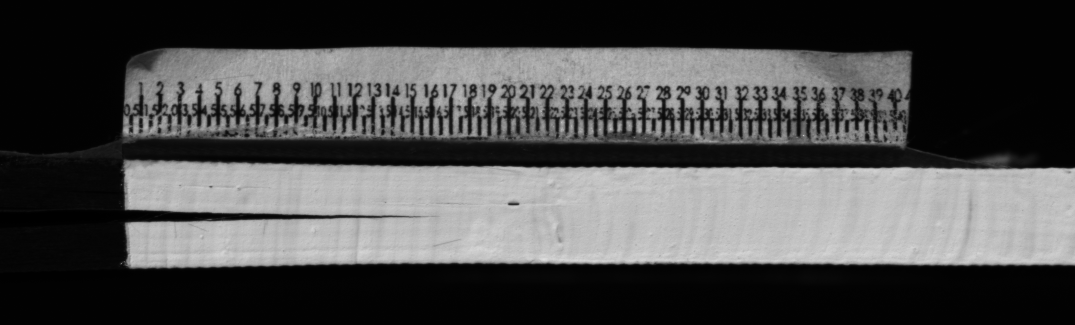
#> input picture examples/lab_sequence/frame00.png, 2150 x 650 px (shown at 1/2 size)
$ python -i ct_detect3.py   (imports and definitions only)
#> lines starting #> are read from the running program, lines starting #| are printed output that depends on the picture; after the words box and inside, x2 and y2 are one past the last pixel; in counts of white or black regions, pixels touching at a corner belong together
"""Calibration-photo detection v3: geometry first.
1. straight lines (Hough on colour gradients) -> the specimen quadrilateral (36 x 37.5 mm, square-ish)
2. front edge = the side with the notch gap and the holes next to it
3. holes searched where the C(T) geometry puts them, fitted on their rim
4. notch tip along the crack axis (the slot differs from the metal around it)."""
from __future__ import annotations

import numpy as np
from scipy.ndimage import gaussian_filter, map_coordinates, maximum_filter, zoom

from ct_core import fit_circle, geometry_px, line_intersect, refine_line

NOM = dict(W=30.0, W125=37.5, H=36.0, D=7.5, S=16.5, an=6.0, front_to_load=7.5)


def _to_float_rgb(img):
    a = np.asarray(img, float)
    if a.max() > 1.5:
        a = a / 255.0
    if a.ndim == 2:
        a = np.stack([a] * 3, -1)
    return a


def _grad(rgb, sigma):
    gx = np.zeros(rgb.shape[:2]); gy = np.zeros(rgb.shape[:2]); best = np.zeros(rgb.shape[:2])
    for c in range(3):
        g = gaussian_filter(rgb[..., c], sigma)
        y, x = np.gradient(g)
        m = np.hypot(x, y)
        sel = m > best
        gx[sel], gy[sel], best[sel] = x[sel], y[sel], m[sel]
    return gx, gy, best


def _hough_lines(gx, gy, mag, n_lines=24):
    """Lines as (theta, rho) from strong edge pixels voting near their gradient direction."""
    H, W = mag.shape
    thr = np.percentile(mag, 92)
    ys, xs = np.nonzero(mag > thr)
    ang = np.arctan2(gy[ys, xs], gx[ys, xs]) % np.pi
    thetas = np.deg2rad(np.arange(0, 180, 0.5))
    diag = int(np.hypot(H, W)) + 1
    acc = np.zeros((len(thetas), 2 * diag), np.float32)
    w = mag[ys, xs]
    for d in np.deg2rad(np.arange(-3, 3.01, 0.5)):
        a = (ang + d) % np.pi
        ti = np.round(np.rad2deg(a) / 0.5).astype(int) % len(thetas)
        rho = np.round(xs * np.cos(thetas[ti]) + ys * np.sin(thetas[ti])).astype(int) + diag
        np.add.at(acc, (ti, rho), w)
    acc = gaussian_filter(acc, (1.0, 1.5))
    pk = (acc == maximum_filter(acc, size=(9, 15))) & (acc > 0.05 * acc.max())
    ti, ri = np.nonzero(pk)
    order = np.argsort(-acc[ti, ri])[:n_lines]
    return [(thetas[ti[j]], ri[j] - diag, float(acc[ti[j], ri[j]])) for j in order]


# [15 lines left out: functions _seg_support, _line_pts, not called in this run]


def find_quad(rgb, max_dim=1000):
    """The specimen outline: four lines forming a square-ish quadrilateral with strong edge support.
    Returns corners (4x2, full-res, ordered around) and the side lines, or None."""
    H0, W0 = rgb.shape[:2]
    f = min(1.0, max_dim / max(H0, W0))
    small = zoom(gaussian_filter(rgb, (0.5 / f, 0.5 / f, 0)), (f, f, 1), order=1) if f < 1 else rgb
    gx, gy, mag = _grad(small, 1.5)
    lines = _hough_lines(gx, gy, mag)
    thr = np.percentile(mag, 85)
    H, W = mag.shape
    best = None
    L = len(lines)
    pairs = []
    for i in range(L):
        for j in range(i + 1, L):
            ti, ri, _ = lines[i]; tj, rj, _ = lines[j]
            dt = abs((ti - tj + np.pi / 2) % np.pi - np.pi / 2)
            if dt < np.deg2rad(6) and 0.1 * min(H, W) < abs(ri - rj * np.cos(ti - tj)) < 0.95 * min(H, W):
                pairs.append((i, j))
    for a in range(len(pairs)):
        for b in range(a + 1, len(pairs)):
            i1, j1 = pairs[a]; i2, j2 = pairs[b]
            if len({i1, j1, i2, j2}) < 4:
                continue
            dt = abs((lines[i1][0] - lines[i2][0]) % np.pi - np.pi / 2)
            if dt > np.deg2rad(12):
                continue
            ls = [lines[i1], lines[i2], lines[j1], lines[j2]]
            P = [_line_pts(t, r) for t, r, _ in ls]
            corners = []
            ok = True
            for k in range(4):
                X = line_intersect(P[k][0], P[k][1], P[(k + 1) % 4][0], P[(k + 1) % 4][1])
                if X is None or not (-0.05 * W < X[0] < 1.05 * W and -0.05 * H < X[1] < 1.05 * H):
                    ok = False; break
                corners.append(X)
            if not ok:
                continue
            C = np.array(corners)
            sides = [np.linalg.norm(C[(k + 1) % 4] - C[k]) for k in range(4)]
            if min(sides) < 0.08 * min(H, W):
                continue
            ratio = (sides[0] + sides[2]) / (sides[1] + sides[3])
            if not 0.8 < ratio < 1.25:
                continue
            sup = [_seg_support(mag, C[k], C[(k + 1) % 4], thr).mean() for k in range(4)]
            # the front edge has the notch gap - allow one weaker side
            ss = sorted(sup)
            score = ss[1] + ss[2] + ss[3] + 0.5 * ss[0] - 2.0 * abs(np.log(ratio)) + 0.0005 * np.mean(sides)
            if best is None or score > best[0]:
                best = (score, C / f, sup)
    if best is None:
        return None
    return best[1], best[2]


# [107 lines left out: functions _circle_near, _edge_metal, find_tip_slot, is_color, not called in this run]


def detect_specimen_v3(img_rgb):
    """Returns (feats, notes): hole1, hole2, tip, back, front, side1, side2 (full-res px)."""
    rgb = _to_float_rgb(img_rgb)
    gray = rgb.mean(2)
    q = find_quad(rgb)
    if q is None:
        return {}, ["לא נמצא קו המתאר של הדגם – ודא שכל הדגם בתמונה ושהרקע שונה ממנו."]
    C, sup = q
    best = None
    for kf in range(4):                                 # which side is the front (notched) edge?
        f1, f2 = C[kf], C[(kf + 1) % 4]
        b1, b2 = C[(kf + 2) % 4], C[(kf + 3) % 4]
        fm, bm = (f1 + f2) / 2, (b1 + b2) / 2
        depth = np.linalg.norm(bm - fm)
        width = np.linalg.norm(f2 - f1)
        k = (depth / NOM["W125"] + width / NOM["H"]) / 2      # px/mm estimate
        ax = (bm - fm) / depth                                  # front -> back
        lu = (f2 - f1) / width
        load_c = fm + ax * NOM["front_to_load"] * k
        found = []
        for sg in (-1, 1):
            r = _circle_near(gray, load_c + sg * lu * NOM["S"] / 2 * k, NOM["D"] / 2 * k)
            if r is not None:
                found.append(r)
        if len(found) < 2:
            continue
        sc = sum(x[1] for x in found) - sum(x[2] for x in found) / (0.05 * k) - abs(found[0][0][2] - found[1][0][2]) / k
        if best is None or sc > best[0]:
            best = (sc, kf, found, k, ax, lu)
    if best is None:
        return {}, ["החורים לא נמצאו במקום שהגיאומטריה צופה – סמן אותם ידנית."]
    _, kf, found, k, ax, lu = best
    (c1, _, _), (c2, _, _) = found
    feats = {"hole1": tuple(map(float, c1)), "hole2": tuple(map(float, c2))}
    names = ["front", "side2", "back", "side1"]
    rgb_s = gaussian_filter(rgb, (1.0, 1.0, 0))
    ssum = rgb_s.sum(2) + 1e-6
    chroma = np.stack([rgb_s[..., 0] / ssum, rgb_s[..., 2] / ssum], -1) * 10.0   # brightness-free
    is_color = float(np.std(chroma[::4, ::4], axis=(0, 1)).max()) > 0.05
    cen = C.mean(0)
    for j in range(4):
        p1, p2 = C[(kf + j) % 4], C[(kf + j + 1) % 4]
        e = None
        if is_color:                     # colour differs metal / background: shadows and glints ignored
            e = _edge_metal(chroma, p1, p2, cen, k, min_span=0.15)
        if e is None:
            e = refine_line(gray, p1 + 0.08 * (p2 - p1), p2 - 0.08 * (p2 - p1), search=max(4.0, 0.3 * k))
        q1, q2 = e
        feats[names[j]] = (tuple(map(float, q1)), tuple(map(float, q2)))
    # notch tip along the axis through the middle of the holes (perpendicular to the load line)
    M = (np.array(c1[:2]) + np.array(c2[:2])) / 2
    lu2 = (np.array(c2[:2]) - np.array(c1[:2])); lu2 /= np.linalg.norm(lu2)
    ax2 = np.array([-lu2[1], lu2[0]])
    if np.dot(ax2, ax) < 0:
        ax2 = -ax2
    notes = []
    g = geometry_px(feats)
    if "H" in g:                         # the holes must fit the C(T) proportions, else they are not holes
        Hh = g["H"]
        if abs(g["S"] / Hh / (NOM["S"] / NOM["H"]) - 1) > 0.07 or abs(g["D"] / Hh / (NOM["D"] / NOM["H"]) - 1) > 0.15:
            return {}, ["החורים שנמצאו לא מתאימים לפרופורציות של דגם C(T)."]
    tip = None
    if not is_color:                     # grey (camera) images: the texture method is proven there
        from ct_detect2 import find_tip_v2
        tip = find_tip_v2(gray, M, ax2, k)
    if tip is None:
        tip = find_tip_slot(gray, M, ax2, k)
    if tip is not None and 3.0 <= np.dot(np.asarray(tip) - M, ax2) / k <= 10.0:
        feats["tip"] = tip
    else:
        notes.append("קצה החריץ לא זוהה – סמן אותו ידנית.")
    return feats, notes

>>> import cv2
>>> picture = cv2.imread('examples/lab_sequence/frame00.png', cv2.IMREAD_GRAYSCALE)
#> picture is the input picture: shape (650, 2150); min 0, max 255, mean 75.7
>>> result = detect_specimen_v3(picture)
#> in find_quad, `small = zoom(gaussian_filter(rgb, (0.5 / f, 0.5 / f, 0)), (f, f, 1), o..`:
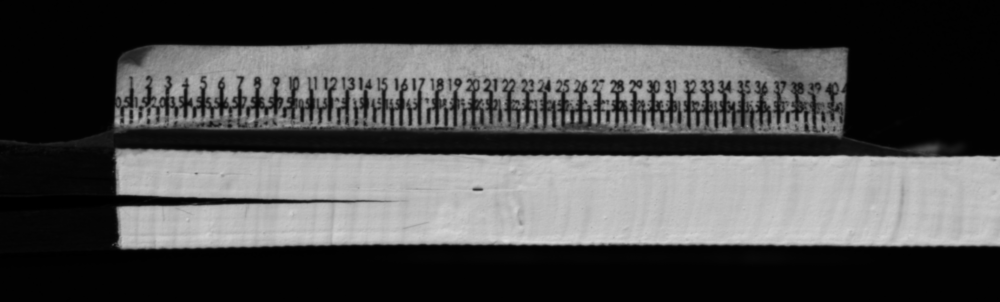
#> small: shape (302, 1000, 3) float64; min 0, max 0.862, mean 0.296
#> the loop in _grad, `for c in range(3):` made 3 passes
#> pass 1, in _grad, `y, x = np.gradient(g)`:
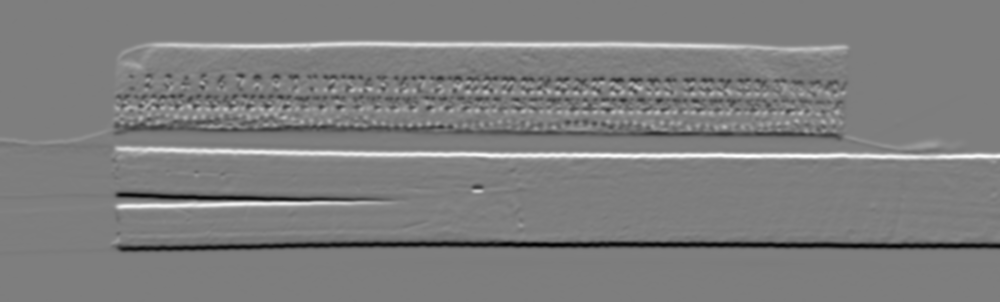
#> y: shape (302, 1000) float64; min -0.164, max 0.168, mean 2.55e-07; drawn with min black and max white
#> pass 1, in _grad, `y, x = np.gradient(g)`:
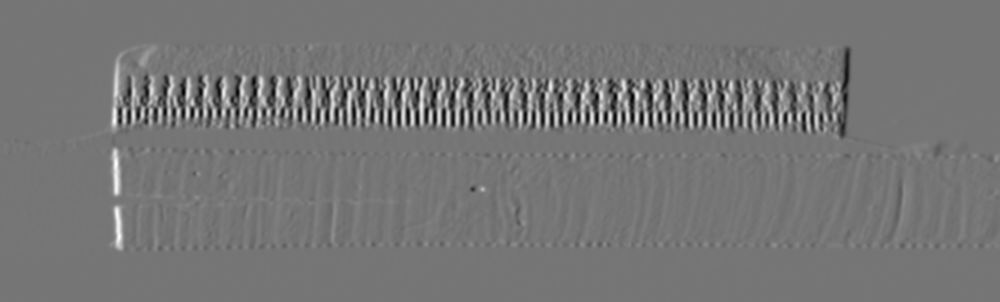
#> x: shape (302, 1000) float64; min -0.113, max 0.131, mean 0.000212; drawn with min black and max white
#> pass 1, in _grad, `m = np.hypot(x, y)`:
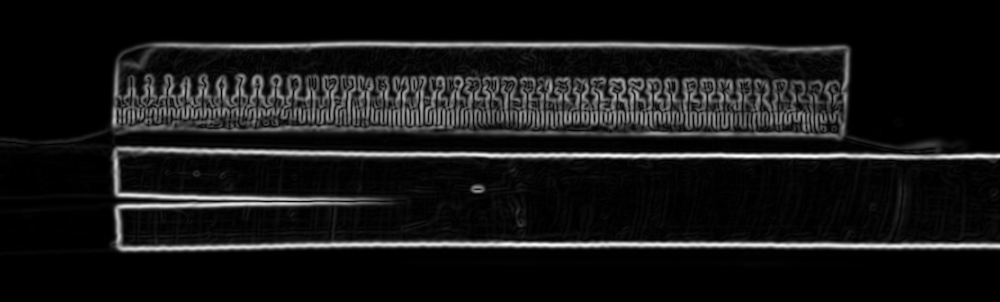
#> m: shape (302, 1000) float64; min 5.23e-08, max 0.168, mean 0.0149; drawn with min black and max white
#> in _hough_lines, `thr = np.percentile(mag, 92)`: thr = 0.0644
#> after the loop in _hough_lines, `for d in np.deg2rad(np.arange(-3, 3.01, 0.5)):`:
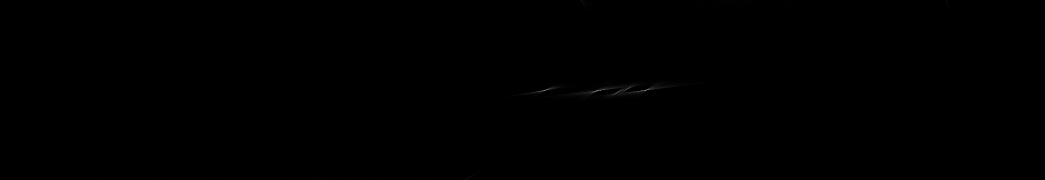
#> acc: shape (360, 2090) float32 (shown at 1/2 size); min 0, max 65.94, mean 0; drawn with min black and max white
#> in _hough_lines, `pk = (acc == maximum_filter(acc, size=(9, 15))) & (acc > 0.05 * acc.ma..`: pk: shape (360, 2090) bool; 0% white in thin lines or dots, all inside (x1, y1, x2, y2) = (931, 0, 1894, 360)
#> in _hough_lines, `ti, ri = np.nonzero(pk)`: ti = [0, 3, 178, 180, 180, 181, 183, 359]; ri = [1162, 1893, 1253, 1090, 1290, 1194, 1237, 931]
#> in _hough_lines, `order = np.argsort(-acc[ti, ri])[:n_lines]`: order = [5, 4, 3, 6, 2, 7, 0, 1]
#> in find_quad, `lines = _hough_lines(gx, gy, mag)`: lines = [(1.58, 149, 26.2), (1.57, 245, 23.6), (1.57, 45, 21.01), (1.6, 192, 13.66), (1.55, 208, 13), (3.13, -114, 3.27), (0, 117, 2.99), (0.0262, 848, 1.52)]
#> in find_quad, `thr = np.percentile(mag, 85)`: thr = 0.0366
#> in find_quad, `L = len(lines)`: L = 8
#> after the loop in find_quad, `for i in range(L):`: pairs = [(0, 1), (0, 2), (0, 3), (0, 4), (1, 2), (1, 3), (1, 4), (2, 3), (2, 4)]
#> the loop in find_quad, `for a in range(len(pairs)):` made 9 passes
